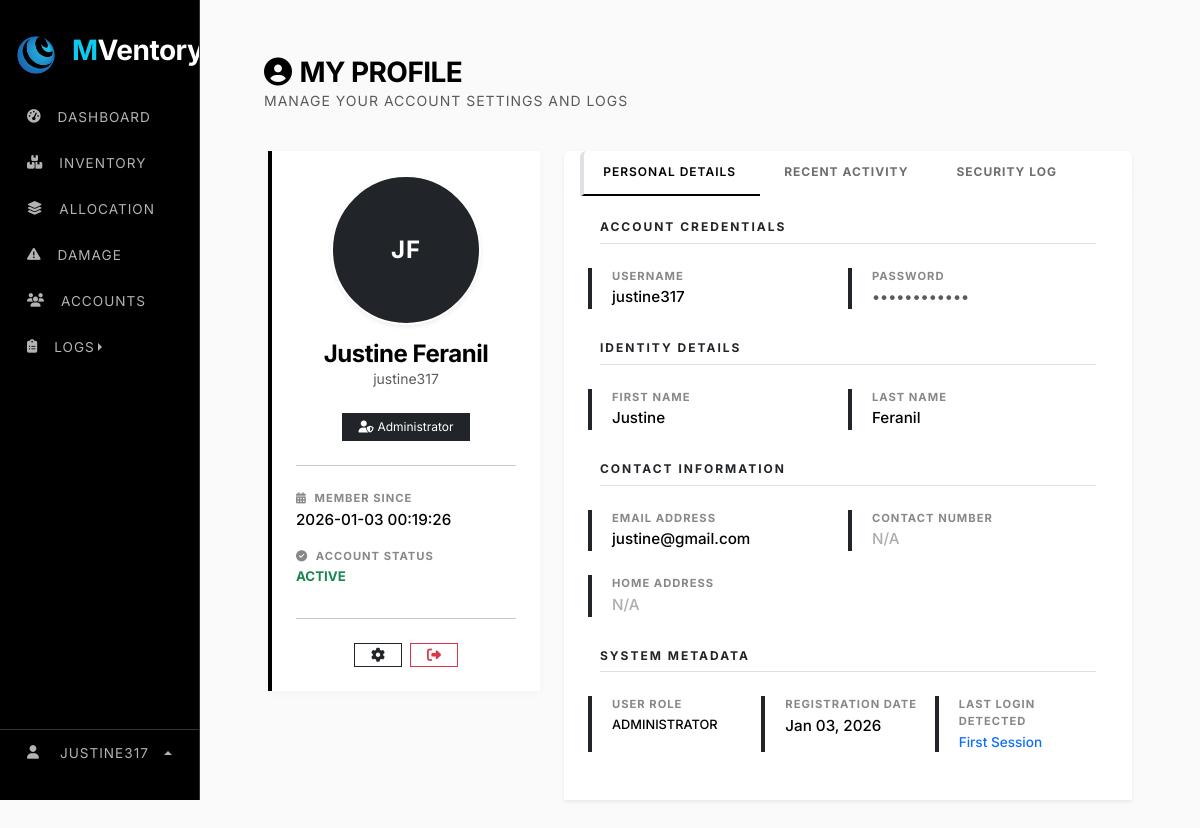
/web_content/profile.php (signed in), run on the app's committed database.
### tables this page shows
CREATE TABLE `system_settings` (
  `setting_key` varchar(100) NOT NULL,
  `setting_value` varchar(255) NOT NULL,
  `setting_type` enum('string','number','boolean','select') NOT NULL,
  `category` enum('general','inventory','notifications','security') NOT NULL,
  `description` varchar(255) DEFAULT NULL,
  PRIMARY KEY (`setting_key`)
);

CREATE TABLE `users` (
  `user_id` int(11) NOT NULL AUTO_INCREMENT,
  `role_id` varchar(15) NOT NULL,
  `username` varchar(9999) NOT NULL,
  `first_name` varchar(100) NOT NULL,
  `last_name` varchar(100) NOT NULL,
  `phone` varchar(11) NOT NULL,
  `address` varchar(500) DEFAULT NULL,
  `role` varchar(30) NOT NULL,
  `status` varchar(20) NOT NULL DEFAULT 'active',
  `email` varchar(150) NOT NULL,
  `password` varchar(255) NOT NULL,
  `profile_image` varchar(999) NOT NULL,
  `is_active` tinyint(1) DEFAULT 1,
  `is_login` tinyint(1) NOT NULL,
  `last_login` datetime DEFAULT NULL,
  `created_at` timestamp NOT NULL DEFAULT current_timestamp(),
  `deleted_at` timestamp NULL DEFAULT NULL,
  `last_activity` datetime DEFAULT current_timestamp(),
  PRIMARY KEY (`user_id`),
  UNIQUE KEY `email` (`email`)
);

### web_content/profile.php (the view, shortened to what the rows shown need)
<?php
    include "../render/connection.php";
    include "../src/cdn/cdn_links.php";
    $user = "SELECT * FROM users WHERE user_id = ".$_SESSION['user_id'];
    $user_result = $conn->query($user);
    $user_data = $user_result->fetch_assoc();
?>
<!doctype html>
<html lang="en">
    <head>
        <link rel="stylesheet" href="../src/style/main_style.css">
    <body>
        <div class="row">
            <div class="col-lg-2">
        <?php include "../nav/sidebar_nav.php"; ?>
            </div>
            <div class="col">
                <div class="main-content">
                    <div class="container mt-4">
                        <div class="row">
                            <div class="col-lg-4">
                                <div class="card shadow-sm border-0 mb-4 text-center p-4 metric-card-stark">
                                    <div class="avatar-circle-lg bg-dark shadow-sm rounded-circle d-flex align-items-center justify-content-center overflow-hidden border border-2 border-white"
                                        style="width: 150px; height: 150px;"> <?php
                                            $f_initial = !empty($user_data['first_name']) ? substr($user_data['first_name'], 0, 1) : '';
                                            $l_initial = !empty($user_data['last_name']) ? substr($user_data['last_name'], 0, 1) : '';
                                            $initials = strtoupper($f_initial . $l_initial) ?: "??";
                                            $profile_img = $user_data['profile_image'];
                                        ?>
                                        <?php if (!empty($profile_img) && file_exists($profile_img)): ?>
                                            <img src="<?= $profile_img ?>" alt="Profile" class="rounded-circle" style="width: 100%; height: 100%; object-fit: cover;">
                                        <?php else: ?>
                                            <div class="text-white fw-bold" style="font-size: 1.5rem; letter-spacing: 1px;">
                                                <?= $initials ?>
                                            </div>
                                        <?php endif; ?>
                                    </div>
                                    <h4 class="fw-bold mb-0"><?php echo $user_data['first_name'] . ' ' . $user_data['last_name']; ?></h4>
                                    <p class="text-muted small"><?php echo $user_data['username']; ?></p>
                                    <div class="mt-2">
                                        <span class="badge bg-dark text-white rounded-0 px-3 py-2 fw-normal small">
                                            <i class="fa-solid fa-user-shield me-1"></i><?php echo $user_data['role']; ?>
                                        </span>
                                    </div>
                                    <hr class="my-4 opacity-10">
                                    <div class="text-start">
                                        <div class="mb-3">
                                            <div class="info-label"><i class="fa-solid fa-calendar-days me-1"></i> Member Since</div>
                                            <div class="info-value"><?php echo $user_data['created_at']; ?></div>
                                        </div>
                                        <div class="mb-1">
                                            <div class="info-value">
                                                <span class="text-success small fw-bold"><?php echo strtoupper($user_data['status']); ?></span>
                                            </div>
                                        </div>
                                    </div>
                                    <hr class="my-3 opacity-10">
                                    <div class="d-flex justify-content-center gap-2 mt-2">
                                        <a class="btn btn-outline-dark btn-sm rounded-0 px-3" title="Settings" href="edit_profile.php">
                                        </a>
                                        <a class="btn btn-outline-danger btn-sm rounded-0 px-3" title="Logout" href="logout.php">
                                        </a>
                                    </div>
                                </div>
                            </div>
                            <div class="col-lg-8">
                                <div class="tab-content shadow-sm">
                                    <div class="tab-pane fade show active" id="details-content">
                                        <div class="card border-0 rounded-0 p-4">
                                            <div class="row">
                                                <div class="col-md-6 border-start border-4 border-dark mb-4">
                                                    <div class="info-label ps-2">Username</div>
                                                    <div class="info-value ps-2 mb-0"><?= $user_data['username']; ?></div>
                                                </div>
                                                <div class="col-md-6 border-start border-4 border-dark mb-4">
                                                    <div class="info-label ps-2">First Name</div>
                                                    <div class="info-value ps-2 mb-0"><?= !empty($user_data['first_name']) ? $user_data['first_name'] : '<span class="text-muted opacity-50">N/A</span>'; ?></div>
                                                </div>
                                                <div class="col-md-6 border-start border-4 border-dark mb-4">
                                                    <div class="info-label ps-2">Last Name</div>
                                                    <div class="info-value ps-2 mb-0"><?= !empty($user_data['last_name']) ? $user_data['last_name'] : '<span class="text-muted opacity-50">N/A</span>'; ?></div>
                                                </div>
                                                <div class="col-md-6 border-start border-4 border-dark mb-4">
                                                    <div class="info-label ps-2">Email Address</div>
                                                    <div class="info-value ps-2 mb-0"><?= !empty($user_data['email']) ? $user_data['email'] : '<span class="text-muted opacity-50">N/A</span>'; ?></div>
                                                </div>
                                                <div class="col-md-4 border-start border-4 border-dark mb-4">
                                                    <div class="info-label ps-2">User Role</div>
                                                    <div class="info-value ps-2 mb-0 text-uppercase" style="font-size: 0.8rem;"><?= $user_data['role']; ?></div>
                                                </div>
                                                <div class="col-md-4 border-start border-4 border-dark mb-4">
                                                    <div class="info-label ps-2">Registration Date</div>
                                                    <div class="info-value ps-2 mb-0"><?= date("M d, Y", strtotime($user_data['created_at'])); ?></div>
                                                </div>
                                            </div>
                                        </div>
                                    </div>
                                </div>
                            </div>
                        </div>
                    </div>
                </div>
            </div>
        </div>
    </body>
</html>

### nav/sidebar_nav.php (shortened to what the rows shown need)
<?php
$app_name = "SELECT setting_value FROM system_settings WHERE setting_key = 'app_name'";
$result = $conn->query($app_name);
if ($result && $result->num_rows > 0) {
    $row = $result->fetch_assoc();
    $app_name_value = $row['setting_value'];
} else {
    $app_name_value = "MVentory";
}
$words = explode(" ", $app_name_value);
if (count($words) > 1) {
    $first_part = '<span class="text-info">' . htmlspecialchars($words[0]) . '</span>';
    array_shift($words);
    $second_part = htmlspecialchars(implode("", $words));
    $display_name = $first_part . $second_part;
} else {
    $display_name = htmlspecialchars($app_name_value);
}
$app_logo = "SELECT setting_value FROM system_settings WHERE setting_key = 'app_logo'";
$result_logo = $conn->query($app_logo);
if ($result_logo && $result_logo->num_rows > 0) {
    $row_logo = $result_logo->fetch_assoc();
    $app_logo_value = $row_logo['setting_value'];
} else {
    $app_logo_value = "default_logo.png";
}
?>
<link rel="stylesheet" href="../src/style/navbar_style.css">
<div class="sidebar-stark" id="sidebar">
    <div class="sidebar-header">
        <img src="../src/image/logo/<?php echo $app_logo_value; ?>" width="40" alt="Logo">
        <h3 class="ms-3 fw-bold text-white logo-text"><?php echo $display_name; ?></h3>
    </div>
</div>

### data on the page
system_settings: setting_value (picture)
system_settings: setting_value "M"
users: initials "JF", first_name "Justine", last_name "Feranil", username "justine317", role "Administrator", created_at "2026-01-03 00:19:26", status "ACTIVE", email "justine@gmail.com", role "ADMINISTRATOR", created_at "Jan 03, 2026"

### other printed values
$_SESSION['username'] "JUSTINE317"
